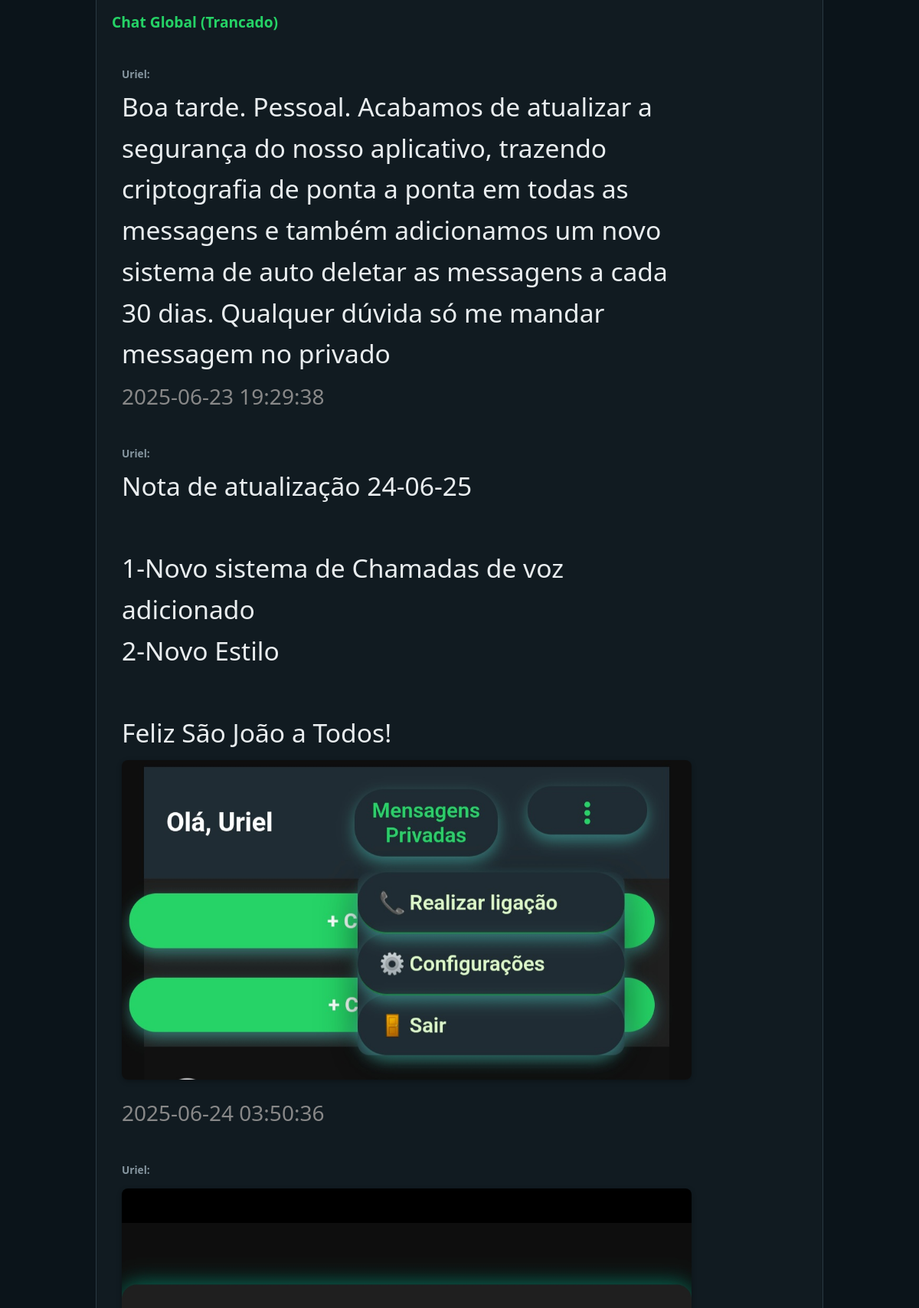
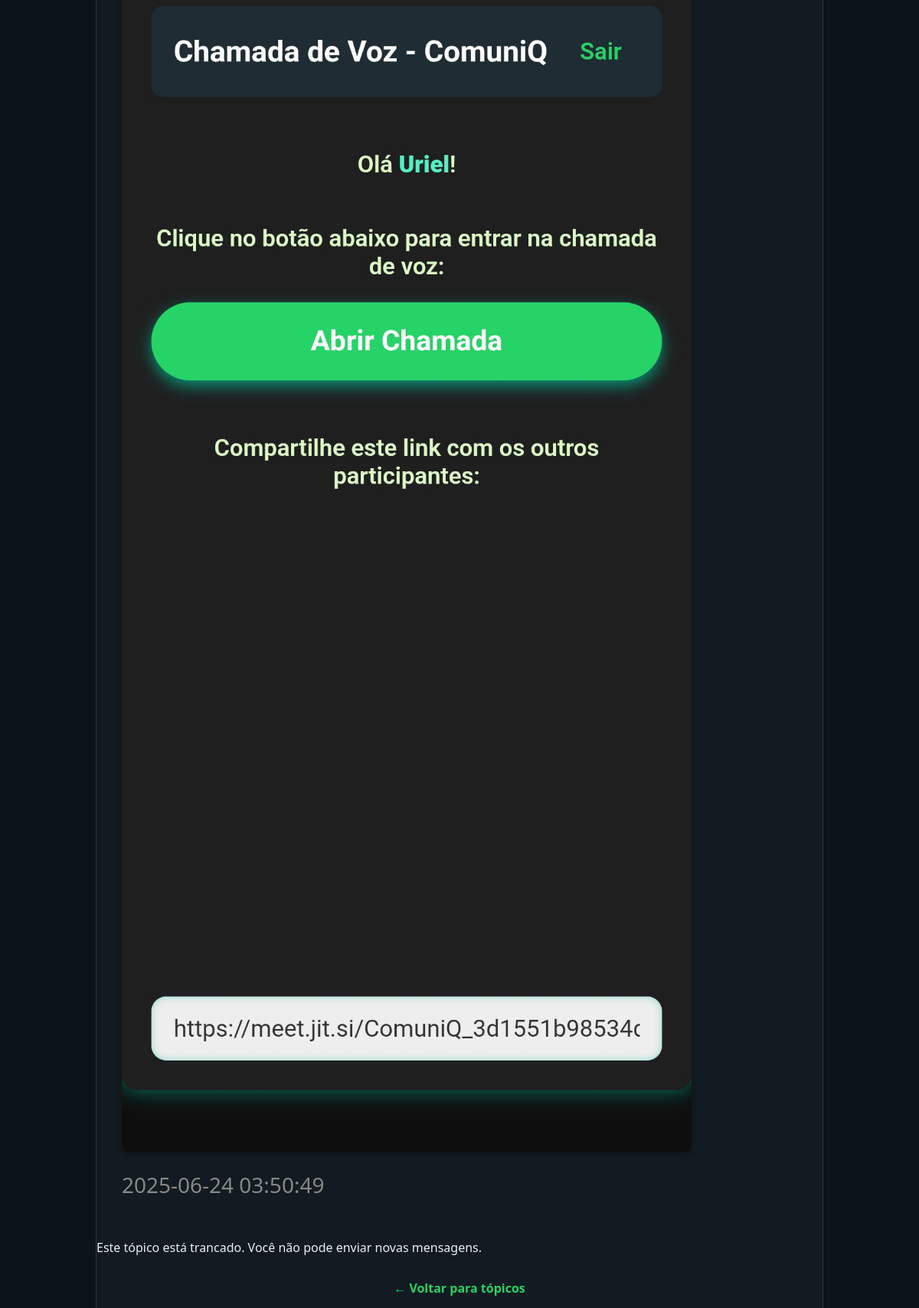
/topico.php?id=1 (signed in), run on the app's committed database (2 pictures, top to bottom).
### tables this page shows
CREATE TABLE `topicos` (
  `id` int(11) NOT NULL,
  `nome` varchar(100) NOT NULL,
  `visibilidade` varchar(255) NOT NULL DEFAULT 'publico',
  `mensagem_fixada` text DEFAULT NULL,
  `trancado` tinyint(1) NOT NULL DEFAULT 0
);

CREATE TABLE `mensagens` (
  `id` int(11) NOT NULL,
  `id_topico` int(11) DEFAULT NULL,
  `id_usuario` int(11) DEFAULT NULL,
  `mensagem` text DEFAULT NULL,
  `imagem` varchar(255) DEFAULT NULL,
  `data` datetime DEFAULT current_timestamp()
);

CREATE TABLE `usuarios` (
  `id` int(11) NOT NULL,
  `usuario` varchar(100) NOT NULL,
  `senha` varchar(255) NOT NULL,
  `tipo` enum('user','admin') NOT NULL DEFAULT 'user',
  `data_criacao` datetime DEFAULT current_timestamp()
);

### topico.php (the view, shortened to what this page needs)
<?php
include 'conexao.php';
$topicoId = intval($_GET['id'] ?? 0);
$stmt = $conn->prepare("SELECT * FROM topicos WHERE id = ?");
$stmt->bind_param("i", $topicoId);
$stmt->execute();
$resTopico = $stmt->get_result();
$topico = $resTopico->fetch_assoc();
$trancado = (bool)$topico['trancado'];
$stmtMsgs = $conn->prepare("SELECT m.*, u.usuario FROM mensagens m JOIN usuarios u ON m.id_usuario = u.id WHERE m.id_topico = ? ORDER BY m.data ASC");
$stmtMsgs->bind_param("i", $topicoId);
$stmtMsgs->execute();
$resMsgs = $stmtMsgs->get_result();
?>
<!DOCTYPE html>
<html lang="pt-BR">
<head>
</head>
<body>
<div class="container">
  <h2><?= htmlspecialchars($topico['nome']) ?> <?php if ($trancado) echo "(Trancado)"; ?></h2>
  <div class="mensagens" id="mensagens-container">
    <?php if ($resMsgs->num_rows === 0): ?>
      <p>Nenhuma mensagem ainda.</p>
    <?php else: ?>
      <?php while ($msg = $resMsgs->fetch_assoc()): ?>
        <div class="mensagem">
          <strong><?= htmlspecialchars($msg['usuario']) ?>:</strong>
          <?= nl2br(htmlspecialchars($msg['mensagem'])) ?>
          <?php if (!empty($msg['imagem'])): ?>
            <img src="uploads/<?= htmlspecialchars($msg['imagem']) ?>" alt="Imagem enviada" />
          <?php endif; ?>
          <br><small style="color:#888;"><?= $msg['data'] ?></small>
        </div>
      <?php endwhile; ?>
    <?php endif; ?>
  </div>
  <?php if ($trancado): ?>
    <p>Este tópico está trancado. Você não pode enviar novas mensagens.</p>
  <?php endif; ?>
  <div class="back-link">
    <a href="index.php">← Voltar para tópicos</a>
  </div>
</div>
</body>
</html>

### topico.php (style rules this page uses)
* { box-sizing: border-box; }
body { background-color: #0b141a; color: #e9edef; font-family: 'Segoe UI', Tahoma, Geneva, Verdana, sans-serif; margin: 0; padding: 0; display: flex; justify-content: center; height: 100vh; }
.container { width: 100%; max-width: 950px; margin: auto; height: 100vh; display: flex; flex-direction: column; background-color: #111b21; border-left: 1px solid #2a3942; border-right: 1px solid #2a3942; }
h2 { color: #25d366; margin: 15px 20px; font-size: 1.2rem; }
.mensagens { flex-grow: 1; padding: 15px; overflow-y: auto; display: flex; flex-direction: column; gap: 10px; }
.mensagem { max-width: 85%; padding: 14px 18px; border-radius: 12px; word-wrap: break-word; line-height: 1.6; position: relative; font-size: 2.1rem; }
.mensagem strong { display: block; font-size: 0.85rem; color: #8696a0; margin-bottom: 5px; }
.mensagem img { margin-top: 8px; max-width: 100%; border-radius: 8px; box-shadow: 0 2px 6px rgba(0,0,0,0.3); }
.back-link { padding: 15px; text-align: center; background: #111b21; }
.back-link a { color: #25d366; text-decoration: none; font-weight: bold; }

### data on the page
topicos: nome "Chat Global"
mensagens: id_usuario.usuario "Uriel", mensagem "Boa tarde. Pessoal. Acabamos de atualizar a segurança do nosso aplicativo, trazendo criptografia de ponta a ponta em todas as messagens e também adicionamos um novo sistema de auto deletar as messagens a cada 30 dias. Qualquer dúvida só me mandar messagem no privado", data "2025-06-23 19:29:38"
mensagens: id_usuario.usuario "Uriel", mensagem "Nota de atualização 24-06-25 1-Novo sistema de Chamadas de voz adicionado 2-Novo Estilo Feliz São João a Todos!", imagem (picture), data "2025-06-24 03:50:36"
mensagens: id_usuario.usuario "Uriel", imagem (picture), data "2025-06-24 03:50:49"
